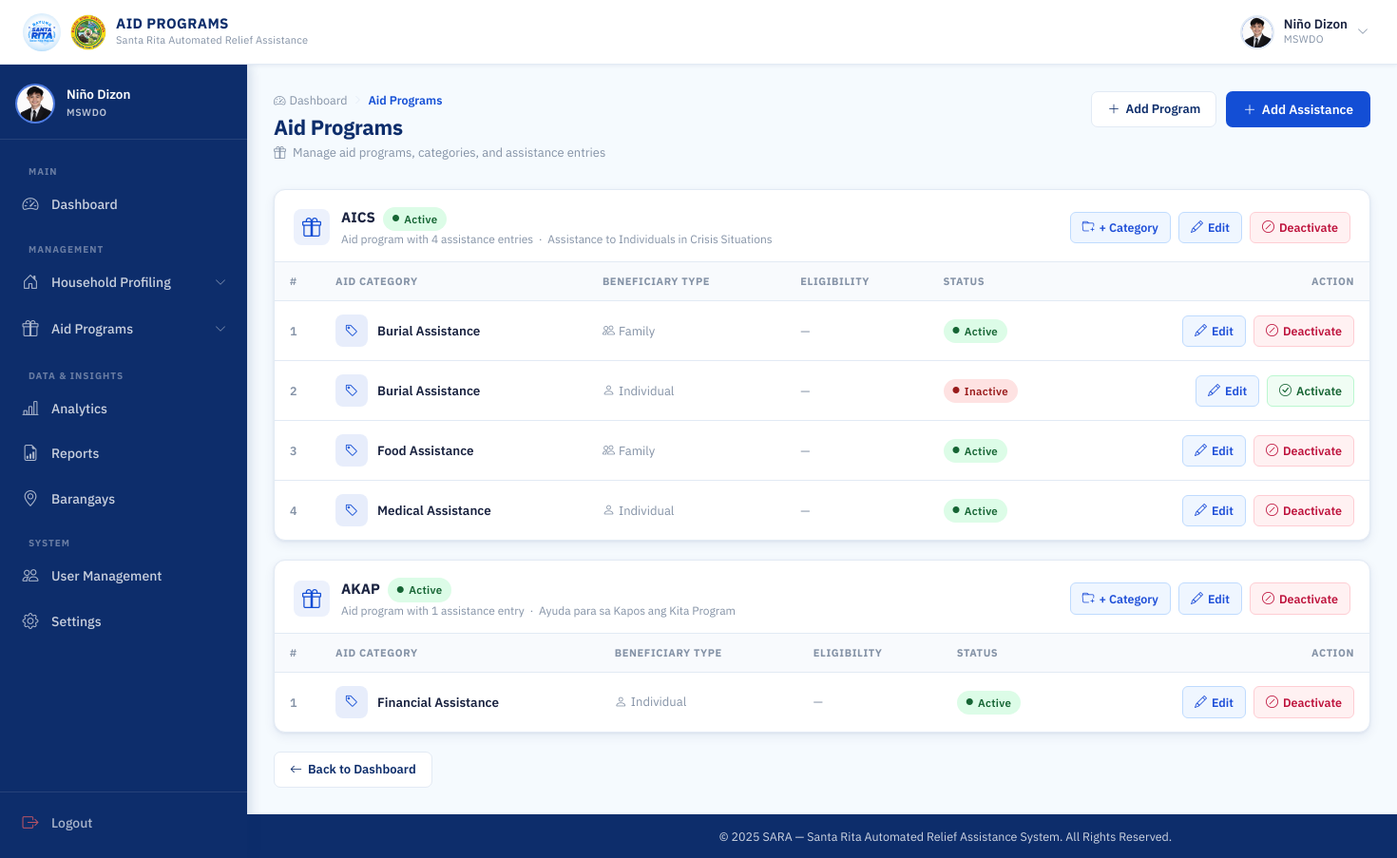
/mswdo/programs/ (signed in), run on an earlier commit of the app's database.
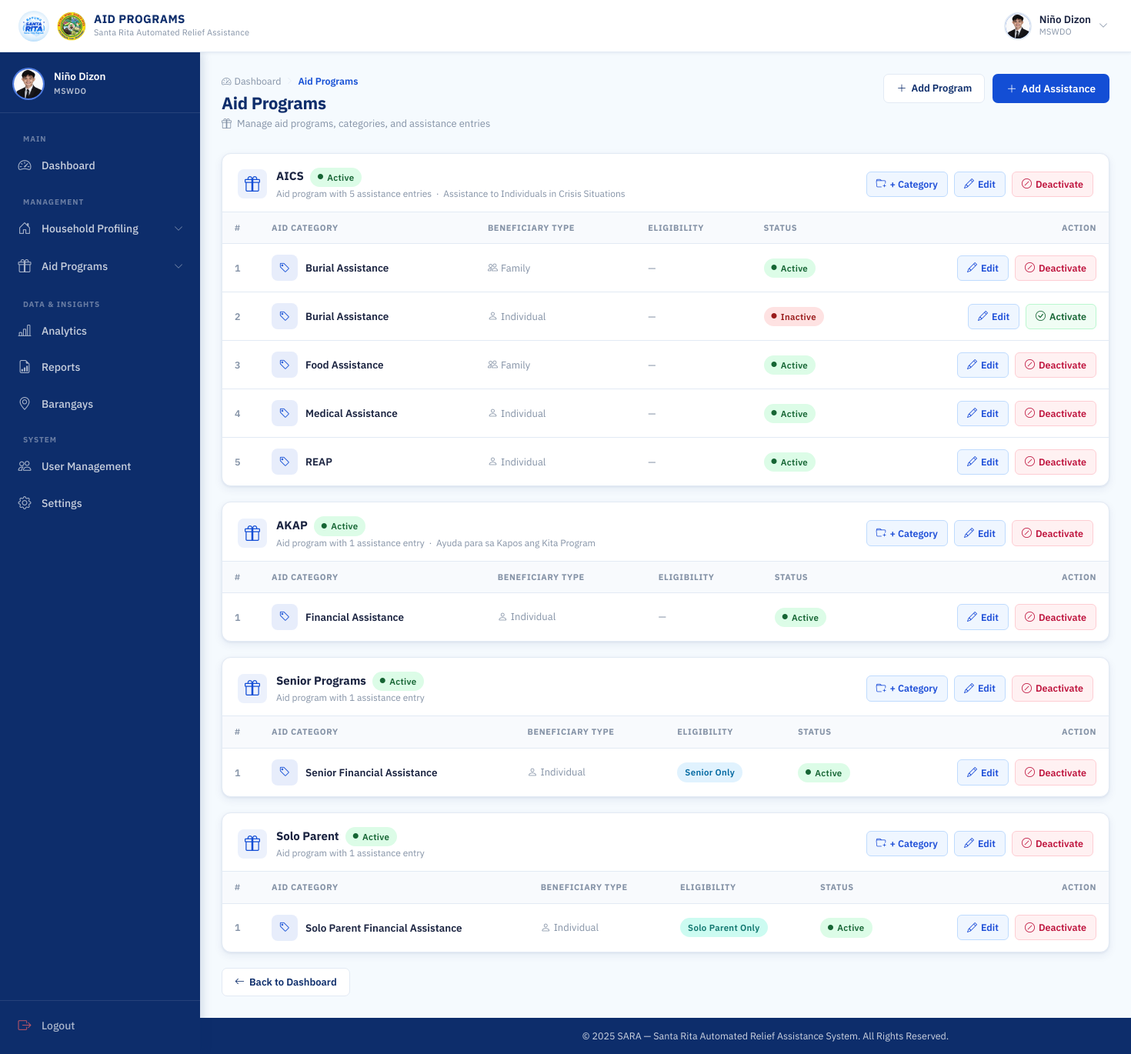
And on a later commit of the database.
### programs/models.py (models this page shows, shortened)
class Program(models.Model):
    name = models.CharField(max_length=100, unique=True)
    description = models.TextField(blank=True, null=True)
    is_active = models.BooleanField(default=True)
    created_at = models.DateTimeField(auto_now_add=True)
    class Meta:
        ordering = ['name']

class Assistance(models.Model):
    BENEFICIARY_TYPE = [
        ('individual', 'Individual'),
        ('family', 'Family'),
    ]
    program = models.ForeignKey(
        Program,
        on_delete=models.CASCADE,
        related_name='assistances'
    )
    aid_category = models.ForeignKey(
        AidCategory,
        on_delete=models.CASCADE,
        related_name='assistances'
    )
    beneficiary_type = models.CharField(
        max_length=20,
        choices=BENEFICIARY_TYPE,
        default='family'
    )
    minimum_age = models.PositiveIntegerField(
        null=True,
        blank=True,
        help_text="Leave blank if no age requirement."
    )
    requires_pwd = models.BooleanField(default=False)
    requires_solo_parent = models.BooleanField(default=False)
    requires_senior_citizen = models.BooleanField(default=False)
    is_active = models.BooleanField(default=True)
    created_at = models.DateTimeField(auto_now_add=True)
    class Meta:
        ordering = ['program', 'aid_category']
        unique_together = ('program', 'aid_category', 'beneficiary_type')
    @property
    def eligibility_badges(self):
        return get_eligibility_badges(self)

class AidCategory(models.Model):
    program = models.ForeignKey(
        Program,
        on_delete=models.CASCADE,
        related_name='aid_categories'
    )
    name = models.CharField(max_length=100)
    description = models.TextField(blank=True, null=True)
    is_active = models.BooleanField(default=True)
    class Meta:
        ordering = ['name']
        unique_together = ('program', 'name')

### programs/views.py (the view)
# urls.py: path('mswdo/programs/', views.program_list, name='program_list'),
@login_required
@session_protected
def program_list(request):
    if request.user.role != 'MSWDO':
        return HttpResponseForbidden("Access Denied")
    programs = Program.objects.prefetch_related(
        'aid_categories',
        'assistances__aid_category'
    ).all().order_by('name')
    return render(request, 'programs/program_list.html', {
        'programs': programs,
    })

### accounts/context_processors.py (called while the page is built)
def auth_required(request):
    return {
        'requires_auth': request.user.is_authenticated
    }

### programs/eligibility.py (called while the page is built)
def get_eligibility_badges(assistance):
    badges = []
    if assistance.minimum_age:
        badges.append({
            'label': f"{assistance.minimum_age}+ yrs",
            'class': 'prog-age-badge'
        })
    for criteria in ELIGIBILITY_CRITERIA:
        if getattr(assistance, criteria['field'], False):
            badges.append({
                'label': criteria['label'],
                'class': criteria['badge_class']
            })
    return badges

### programs/templates/programs/program_list.html (shortened to what the changed rows need)
{% extends 'base.html' %}
{% load static %}
{% block css %}
<link rel="stylesheet" href="{% static 'css/mswdo_dashboard.css' %}">
<link rel="stylesheet" href="{% static 'css/barangay_accounts.css' %}">
<link rel="stylesheet" href="{% static 'css/program_list.css' %}">
{% endblock %}
{% block content %}
<div class="dash-page-header">
  <div>
    <h1 class="dash-page-title">Aid Programs</h1>
  </div>
</div>
{% if programs %}
  {% for program in programs %}
  <div class="dash-panel prog-card">
    <div class="dash-panel__header prog-card__header">
      <div class="dash-panel__header-left">
        <div class="dash-panel__icon">
          <i class="bi bi-gift"></i>
        </div>
        <div>
          <div class="prog-card__title-row">
            <h2 class="dash-panel__title">{{ program.name }}</h2>
            {% if program.is_active %}
              <span class="acct-badge acct-badge--active">
                <i class="bi bi-circle-fill"></i> Active
              </span>
            {% else %}
              <span class="acct-badge acct-badge--inactive">
                <i class="bi bi-circle-fill"></i> Inactive
              </span>
            {% endif %}
          </div>
          <p class="dash-panel__sub">
            Aid program with {{ program.assistances.count }} assistance entr{{ program.assistances.count|pluralize:"y,ies" }}
            {% if program.description %}
              &nbsp;·&nbsp; {{ program.description }}
            {% endif %}
          </p>
        </div>
      </div>
      <div class="acct-actions">
        <button
          class="acct-btn acct-btn--edit"
          data-bs-toggle="modal"
          data-bs-target="#addCategoryModal"
          data-program-id="{{ program.id }}"
          data-program-name="{{ program.name }}"
          title="Add aid category">
          <i class="bi bi-folder-plus"></i>
          <span>+ Category</span>
        </button>
        <button
          class="acct-btn acct-btn--edit"
          data-bs-toggle="modal"
          data-bs-target="#editProgramModal"
          data-program-id="{{ program.id }}"
          data-program-name="{{ program.name }}"
          data-program-desc="{{ program.description|default:'' }}"
          data-program-active="{{ program.is_active|yesno:'true,false' }}"
          title="Edit program">
          <i class="bi bi-pencil"></i>
          <span>Edit</span>
        </button>
        <button
          class="acct-btn {% if program.is_active %}acct-btn--deactivate{% else %}acct-btn--activate{% endif %}"
          data-bs-toggle="modal"
          data-bs-target="#toggleProgramModal"
          data-program-id="{{ program.id }}"
          data-program-name="{{ program.name }}"
          data-program-active="{{ program.is_active|yesno:'true,false' }}"
          title="{% if program.is_active %}Deactivate{% else %}Activate{% endif %} program">
          <i class="bi bi-{% if program.is_active %}slash-circle{% else %}check-circle{% endif %}"></i>
          <span>{% if program.is_active %}Deactivate{% else %}Activate{% endif %}</span>
        </button>
      </div>
    </div>
    <div class="dash-panel__body p-0">
      <div class="table-responsive">
        <table class="acct-table">
          <thead>
            <tr>
              <th class="acct-th">#</th>
              <th class="acct-th">Aid Category</th>
              <th class="acct-th">Beneficiary Type</th>
              <th class="acct-th">Eligibility</th>
              <th class="acct-th">Status</th>
              <th class="acct-th acct-th--actions">Action</th>
            </tr>
          </thead>
          <tbody>
            {% for a in program.assistances.all %}
            <tr class="acct-row">
              <td class="acct-td acct-td--num">{{ forloop.counter }}</td>
              <td class="acct-td">
                <div class="acct-barangay-cell">
                  <div class="acct-avatar">
                    <i class="bi bi-tag" style="font-size:14px;"></i>
                  </div>
                  <span class="acct-barangay-name">{{ a.aid_category.name }}</span>
                </div>
              </td>
              <td class="acct-td">
                <span class="prog-beneficiary-type">
                  <i class="bi bi-{% if a.beneficiary_type == 'individual' %}person{% else %}people{% endif %} me-1"></i>
                  {{ a.get_beneficiary_type_display }}
                </span>
              </td>
              <td class="acct-td">
                {% if a.eligibility_badges %}
                  <div class="eligibility-badges">
                    {% for badge in a.eligibility_badges %}
                      <span class="acct-badge {{ badge.class }}">{{ badge.label }}</span>
                    {% endfor %}
                  </div>
                {% else %}
                  <span class="acct-username">—</span>
                {% endif %}
              </td>
              <td class="acct-td">
                {% if a.is_active %}
                  <span class="acct-badge acct-badge--active">
                    <i class="bi bi-circle-fill"></i> Active
                  </span>
                {% else %}
                  <span class="acct-badge acct-badge--inactive">
                    <i class="bi bi-circle-fill"></i> Inactive
                  </span>
                {% endif %}
              </td>
              <td class="acct-td acct-td--actions">
                <div class="acct-actions">
                  <button
                    class="acct-btn acct-btn--edit"
                    data-bs-toggle="modal"
                    data-bs-target="#editAssistanceModal"
                    data-assistance-id="{{ a.id }}"
                    data-assistance-program-id="{{ a.program.id }}"
                    data-assistance-program-name="{{ a.program.name }}"
                    data-assistance-category-id="{{ a.aid_category.id }}"
                    data-assistance-category-name="{{ a.aid_category.name }}"
                    data-assistance-beneficiary="{{ a.beneficiary_type }}"
                    data-assistance-min-age="{{ a.minimum_age|default:'' }}"
                    data-assistance-pwd="{{ a.requires_pwd|yesno:'true,false' }}"
                    data-assistance-solo-parent="{{ a.requires_solo_parent|yesno:'true,false' }}"
                    data-assistance-senior="{{ a.requires_senior_citizen|yesno:'true,false' }}"
                    data-assistance-active="{{ a.is_active|yesno:'true,false' }}"
                    title="Edit assistance">
                    <i class="bi bi-pencil"></i>
                    <span>Edit</span>
                  </button>
                  <button
                    class="acct-btn {% if a.is_active %}acct-btn--deactivate{% else %}acct-btn--activate{% endif %}"
                    data-bs-toggle="modal"
                    data-bs-target="#toggleAssistanceModal"
                    data-assistance-id="{{ a.id }}"
                    data-assistance-name="{{ a.aid_category.name }}"
                    data-assistance-active="{{ a.is_active|yesno:'true,false' }}">
                    <i class="bi bi-{% if a.is_active %}slash-circle{% else %}check-circle{% endif %}"></i>
                    <span>{% if a.is_active %}Deactivate{% else %}Activate{% endif %}</span>
                  </button>
                </div>
              </td>
            </tr>
            {% endfor %}
          </tbody>
        </table>
      </div>
    </div>
  </div>
  {% endfor %}
{% endif %}
{% endblock %}

What changed in the data, as far as the page shows it:
computed for Program "AICS": assistances.count "4" → "5"
added Assistance: aid_category.name "REAP", beneficiary_type "Individual", is_active True (drawn), shown under Program "AICS"
added Program: name "Senior Programs", is_active True (drawn), assistances.count "1"
added Assistance: aid_category.name "Senior Financial Assistance", beneficiary_type "Individual", label "Senior Only", is_active True (drawn), shown under "Senior Programs"
added Program: name "Solo Parent", is_active True (drawn), assistances.count "1"
added Assistance: aid_category.name "Solo Parent Financial Assistance", beneficiary_type "Individual", label "Solo Parent Only", is_active True (drawn), shown under "Solo Parent"
